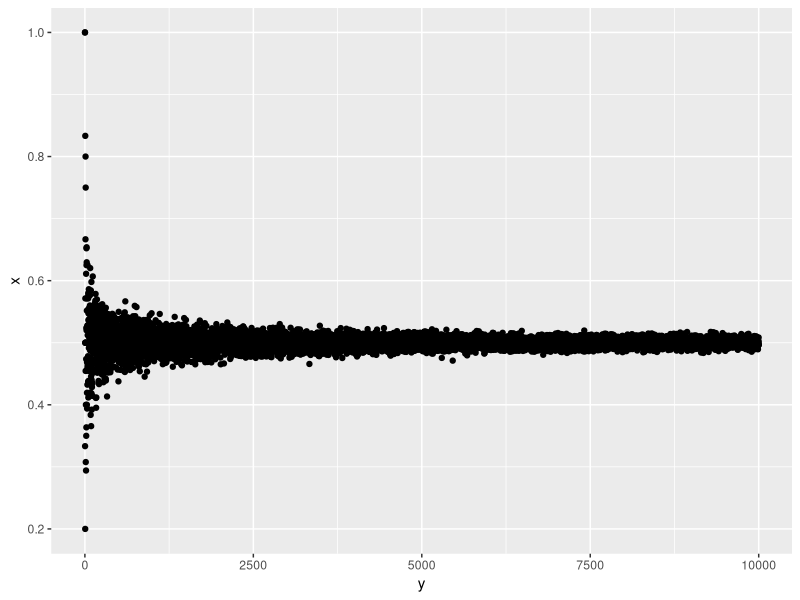
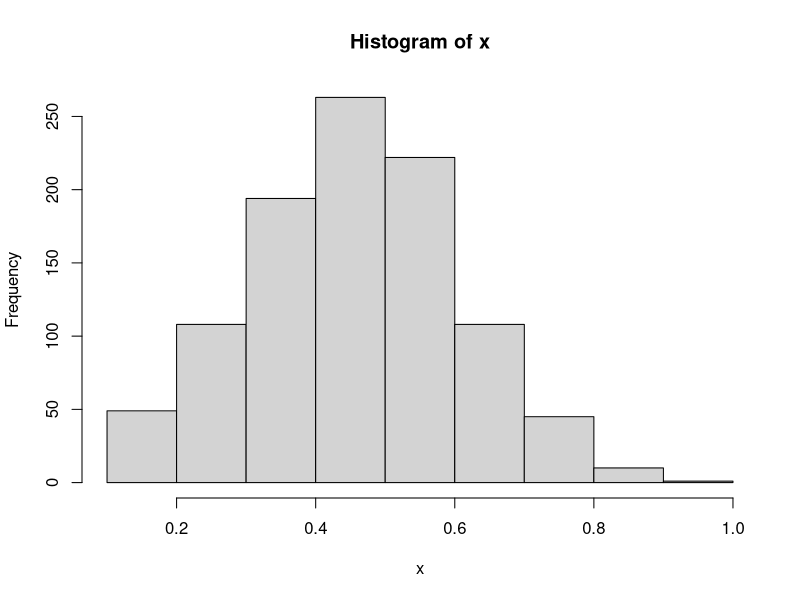
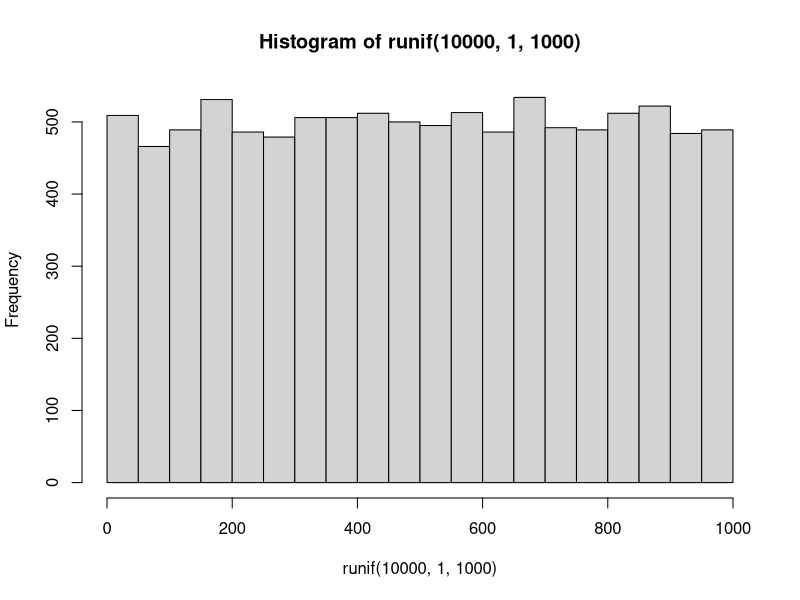

Write the R code that produced these figures, in order. (Note: this script raises an error after producing the figures.)



coin <- c(1, 0)
sample(coin, 10, replace = T)


# Looping
n <- 100
x <- 1:n
s <- 0

# Summing all even nums
for (i in 1:n) {
  if (i %% 2 == 0){
    s <- s + x[i]
  }
}
# Test
s == sum(seq(2, 100, 2))

# Coin flip simulation
set.seed(123)
n <- 1e4
est_prop <- numeric(n)
for (i in 1:n) {
  x <- sample(coin, i, replace = T)
  est_prop[i] <- mean(x)
}

library(ggplot2)
library(gridExtra)
some_df <- data.frame(x = est_prop, y = 1:n)
ggplot(some_df) + geom_point(aes(x = y, y = x))

# Function
estimate_proportion <- function(n) {
  coin <- c(1, 0)
  x <- sample(coin, n, replace = T)
  est <- mean(x)
  return(est)
}

estimate_proportion(10)

x <- replicate(1e3, estimate_proportion(10))
head(x)
hist(x)

# Generating Continuous Uniform Draws
hist(runif(1e4, 1, 1000))

# Estimating pi by Simulation
n <- 1e3
x <- runif(n, -1, 1); y <- runif(n, -1, 1)
inside <- x^2 + y^2 < 1
data <- tibble(x, y, inside)
ggplot(aes(x = x, y = y), data = data) + geom_point(aes(color = inside))

cat("Pi is =", 4*sum(inside)/n) # number of dots inside of the circle vs outside



# Practice
estimate_proportion2 <- function(n, bias = 0.5) {
  coin <- c(1, 0)
  x <- sample(coin, n, prob = c(bias, 1-bias), replace = T)
  est <- mean(x)
  return(est)
}

replicate(1e3, estimate_proportion2(1e4, 0.3)) %>% mean()


# Session 2
# Lines
# y = 1 + 2x
ggplot() + xlim(0, 5) + ylim(0, 10) + 
  geom_abline(slope = 2, intercept = 1, size = 0.2)

# y = 7.5 - 2x
ggplot() + xlim(0, 5) + ylim(0, 10) + 
  geom_abline(slope = -2, intercept = 7.5, size = 0.2)

# Exponential Functions
# The rate of change of the function at time t is proportional to the value of the fucntion at time t
# Example in Compound Interest
rate <- 0.05
P <- 100
n_comp <- 1:100

Pn <- function(n, A, r, t){
  A * (1 + r/n)^(t*n)
}
Pe <- function(A, r, t){
  A*exp(r * t)
}

pn <- Pn(n = n_comp, A = P, r = rate, t = 50)
pe <- Pe(A = P, r = rate, t = 50)

d <- data.frame()

# Practice
"Suppose a population of bacteria is known to double in size every 4 hours, 
if the population start with 1000, what will be the population in 10 hours and 24 hours"

initial_population <- 1000
doubling_time <- 4

population_10 <- initial_population * (2^(10 / doubling_time))
population_24 <- initial_population * (2^(24 / doubling_time))

# Number e
my_e <- function(m) {
  return((1+1/m)^m)
}
replicate(1e3, my_e(1e4)) %>% mean()

out <- numeric()
for (i in 1:1e3){
  out[i] <- my_e(i) 
}

some_df3 <- data.frame(x = 1:1e3, y = out)
ggplot(some_df3) + geom_point(aes(x = x, y = y), alpha = 0.5)


2^4 / 3^4 == (2/3)^4 # R precision problem
all.equal(2^4 / 3^4, (2/3)^4)


# Logarithmic functions
# f = a^x



